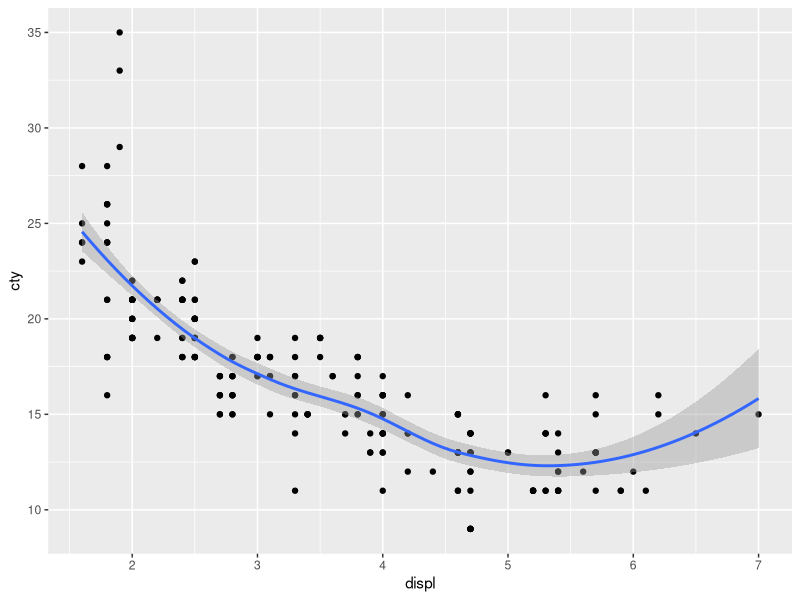
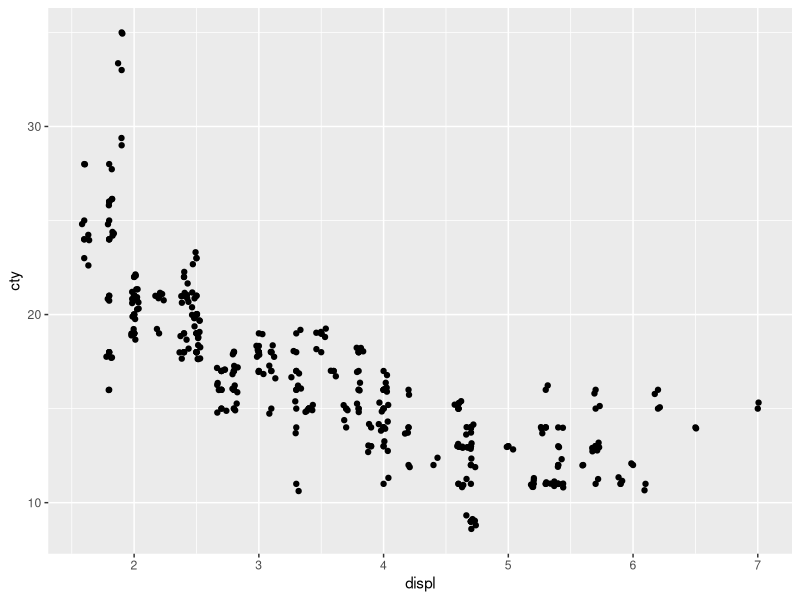
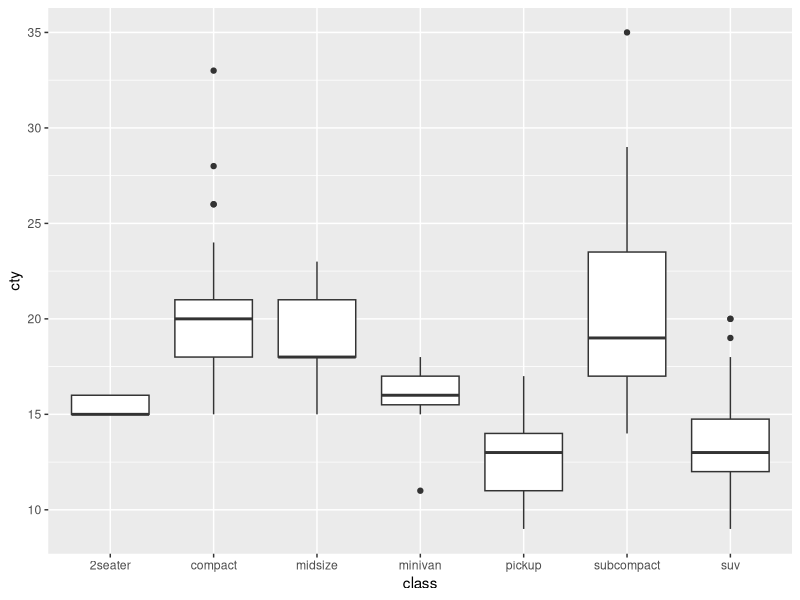
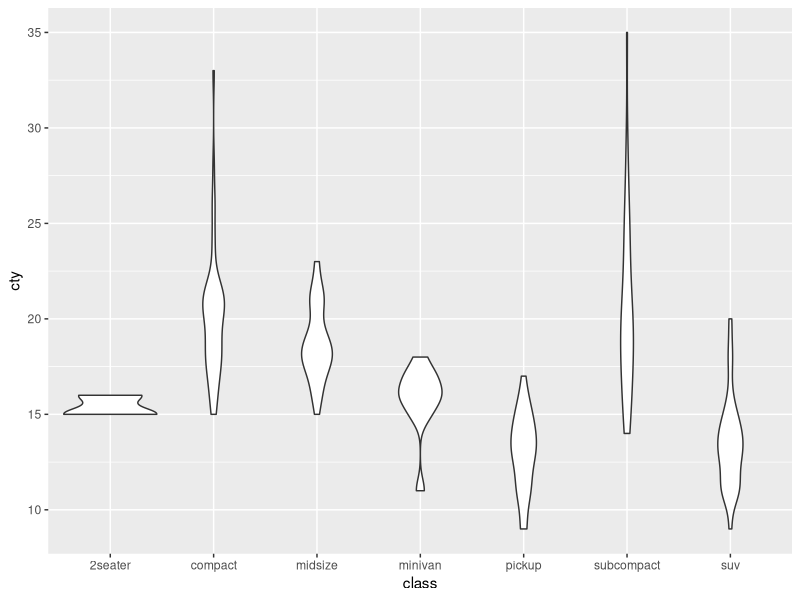

These charts were generated, in order, by the following R code:
library(ggplot2)

p1 <- ggplot(mpg,aes(x=displ,y=hwy))+
        geom_point()+
        facet_wrap(~class)

p2 <- ggplot(mpg,aes(x=displ,y=hwy,colour=class))+
  geom_point()+
  facet_wrap(~manufacturer)

ggplot(data=mpg,aes(x=displ,y=cty))+
  geom_point()+
  geom_smooth()

ggplot(mpg,aes(x=displ,y=cty))+
  geom_point()+
  geom_jitter()

ggplot(mpg,aes(y=cty,x=class))+geom_boxplot()

ggplot(mpg,aes(y=cty,x=class))+geom_violin()

